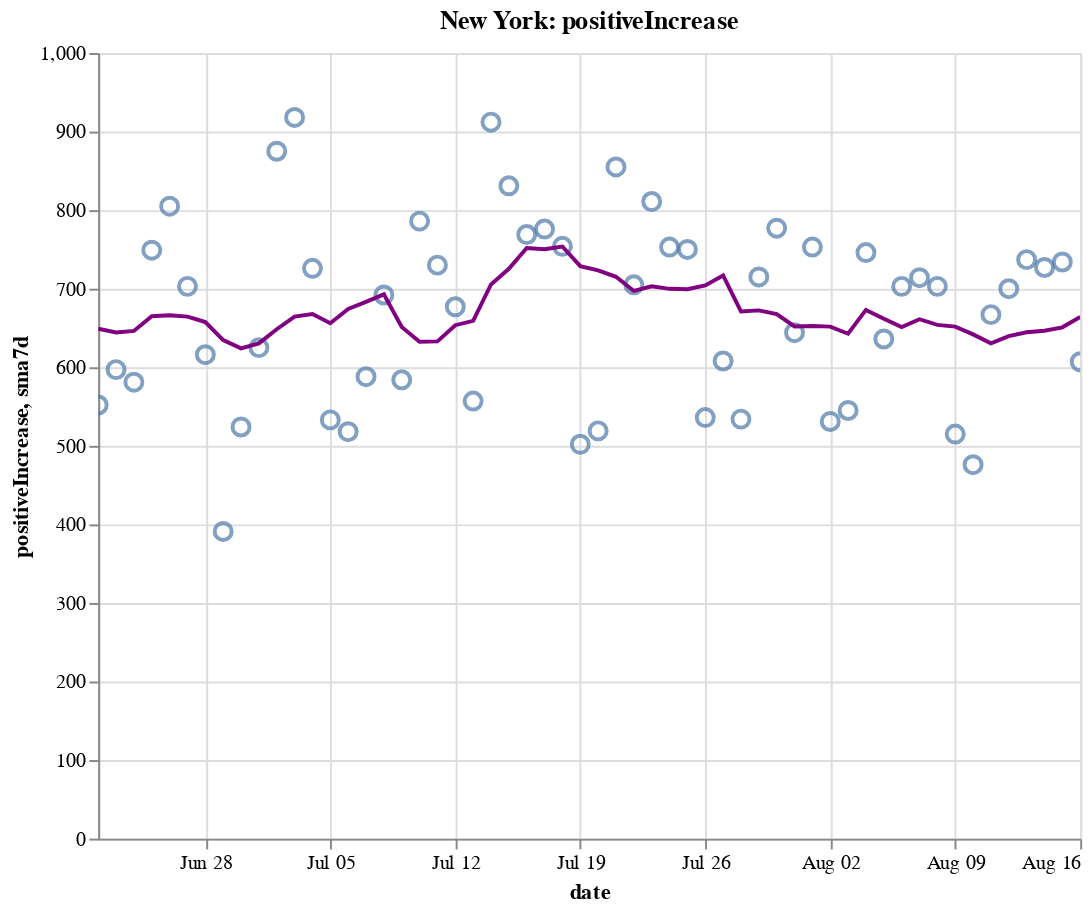

Write notebook code for a chart like this one.
### Code cell
create_plot(ny, 'positiveIncrease')

### Figure 1 — Vega-Lite specification as saved in the notebook (floating-point values rounded to 4 significant figures)
{"config": {"view": {"continuousWidth": 400, "continuousHeight": 300}}, "layer": [{"layer": [{"mark": {"type": "point", "size": 75}, "encoding": {"tooltip": [{"type": "temporal", "field": "date"}, {"type": "quantitative", "field": "positiveIncrease"}, {"type": "quantitative", "field": "sma7d"}], "x": {"type": "temporal", "field": "date"}, "y": {"type": "quantitative", "field": "positiveIncrease"}}, "selection": {"selector008": {"type": "interval", "bind": "scales", "encodings": ["x", "y"]}}}, {"mark": {"type": "line", "color": "purple"}, "encoding": {"x": {"type": "temporal", "field": "date"}, "y": {"type": "quantitative", "field": "sma7d"}}}]}, {"mark": {"type": "rule", "color": "#aaa"}, "encoding": {"x": {"type": "temporal", "field": "date"}}, "transform": [{"filter": {"selection": "selector007"}}]}, {"mark": "circle", "encoding": {"opacity": {"condition": {"value": 1, "selection": "selector007"}, "value": 0}, "tooltip": [{"type": "temporal", "field": "date"}, {"type": "quantitative", "field": "positiveIncrease"}, {"type": "quantitative", "field": "sma7d"}], "x": {"type": "temporal", "field": "date"}, "y": {"type": "quantitative", "field": "positiveIncrease"}}, "selection": {"selector007": {"type": "single", "encodings": ["x"], "on": "mouseover", "nearest": true, "empty": "none"}}}, {"mark": {"type": "text", "align": "left", "dx": 5, "dy": -5, "stroke": "white", "strokeWidth": 2}, "encoding": {"text": {"type": "quantitative", "field": "positiveIncrease"}, "tooltip": [{"type": "temporal", "field": "date"}, {"type": "quantitative", "field": "positiveIncrease"}, {"type": "quantitative", "field": "sma7d"}], "x": {"type": "temporal", "field": "date"}, "y": {"type": "quantitative", "field": "positiveIncrease"}}, "transform": [{"filter": {"selection": "selector007"}}]}, {"mark": {"type": "text", "align": "left", "dx": 5, "dy": -5}, "encoding": {"text": {"type": "quantitative", "field": "positiveIncrease"}, "tooltip": [{"type": "temporal", "field": "date"}, {"type": "quantitative", "field": "positiveIncrease"}, {"type": "quantitative", "field": "sma7d"}], "x": {"type": "temporal", "field": "date"}, "y": {"type": "quantitative", "field": "positiveIncrease"}}, "transform": [{"filter": {"selection": "selector007"}}]}], "data": {"name": "data-9112b83a24580aeaac4d92495ced2a75"}, "height": 400, "title": "New York: positiveIncrease", "width": 500, "$schema": "https://vega.github.io/schema/vega-lite/v4.8.1.json", "datasets": {"data-9112b83a24580aeaac4d92495ced2a75": [{"date": "2020-06-22T00:00:00", "totalTestResultsIncrease": 56780.0, "positiveIncrease": 552.0, "death": 24740.0, "deathIncrease": 14.0, "positiveRate": 0.01, "state": "New York", "sma7d": 649.1}, {"date": "2020-06-23T00:00:00", "totalTestResultsIncrease": 48710.0, "positiveIncrease": 597.0, "death": 24770.0, "deathIncrease": 27.0, "positiveRate": 0.012, "state": "New York", "sma7d": 644.3}, {"date": "2020-06-24T00:00:00", "totalTestResultsIncrease": 51140.0, "positiveIncrease": 581.0, "death": 24780.0, "deathIncrease": 16.0, "positiveRate": 0.011, "state": "New York", "sma7d": 646.3}, {"date": "2020-06-25T00:00:00", "totalTestResultsIncrease": 67640.0, "positiveIncrease": 749.0, "death": 24800.0, "deathIncrease": 18.0, "positiveRate": 0.011, "state": "New York", "sma7d": 665.0}, {"date": "2020-06-26T00:00:00", "totalTestResultsIncrease": 61720.0, "positiveIncrease": 805.0, "death": 24810.0, "deathIncrease": 14.0, "positiveRate": 0.013, "state": "New York", "sma7d": 666.3}, {"date": "2020-06-27T00:00:00", "totalTestResultsIncrease": 73260.0, "positiveIncrease": 703.0, "death": 24830.0, "deathIncrease": 16.0, "positiveRate": 0.01, "state": "New York", "sma7d": 664.4}, {"date": "2020-06-28T00:00:00", "totalTestResultsIncrease": 61910.0, "positiveIncrease": 616.0, "death": 24840.0, "deathIncrease": 5.0, "positiveRate": 0.01, "state": "New York", "sma7d": 657.6}, {"date": "2020-06-29T00:00:00", "totalTestResultsIncrease": 46430.0, "positiveIncrease": 391.0, "death": 24840.0, "deathIncrease": 7.0, "positiveRate": 0.008, "state": "New York", "sma7d": 634.6}, {"date": "2020-06-30T00:00:00", "totalTestResultsIncrease": 52020.0, "positiveIncrease": 524.0, "death": 24860.0, "deathIncrease": 13.0, "positiveRate": 0.01, "state": "New York", "sma7d": 624.1}, {"date": "2020-07-01T00:00:00", "totalTestResultsIncrease": 56710.0, "positiveIncrease": 625.0, "death": 24870.0, "deathIncrease": 11.0, "positiveRate": 0.011, "state": "New York", "sma7d": 630.4}, {"date": "2020-07-02T00:00:00", "totalTestResultsIncrease": 69940.0, "positiveIncrease": 875.0, "death": 24880.0, "deathIncrease": 11.0, "positiveRate": 0.013, "state": "New York", "sma7d": 648.4}, {"date": "2020-07-03T00:00:00", "totalTestResultsIncrease": 66390.0, "positiveIncrease": 918.0, "death": 24880.0, "deathIncrease": 8.0, "positiveRate": 0.014, "state": "New York", "sma7d": 664.6}, {"date": "2020-07-04T00:00:00", "totalTestResultsIncrease": 62400.0, "positiveIncrease": 726.0, "death": 24900.0, "deathIncrease": 11.0, "positiveRate": 0.012, "state": "New York", "sma7d": 667.9}, {"date": "2020-07-05T00:00:00", "totalTestResultsIncrease": 63420.0, "positiveIncrease": 533.0, "death": 24900.0, "deathIncrease": 8.0, "positiveRate": 0.008, "state": "New York", "sma7d": 656.0}, {"date": "2020-07-06T00:00:00", "totalTestResultsIncrease": 54330.0, "positiveIncrease": 518.0, "death": 24910.0, "deathIncrease": 9.0, "positiveRate": 0.01, "state": "New York", "sma7d": 674.1}, {"date": "2020-07-07T00:00:00", "totalTestResultsIncrease": 56740.0, "positiveIncrease": 588.0, "death": 24920.0, "deathIncrease": 11.0, "positiveRate": 0.01, "state": "New York", "sma7d": 683.3}, {"date": "2020-07-08T00:00:00", "totalTestResultsIncrease": 57580.0, "positiveIncrease": 692.0, "death": 24940.0, "deathIncrease": 20.0, "positiveRate": 0.012, "state": "New York", "sma7d": 692.9}, {"date": "2020-07-09T00:00:00", "totalTestResultsIncrease": 65560.0, "positiveIncrease": 584.0, "death": 24960.0, "deathIncrease": 15.0, "positiveRate": 0.009, "state": "New York", "sma7d": 651.3}, {"date": "2020-07-10T00:00:00", "totalTestResultsIncrease": 73560.0, "positiveIncrease": 786.0, "death": 24970.0, "deathIncrease": 9.0, "positiveRate": 0.011, "state": "New York", "sma7d": 632.4}, {"date": "2020-07-11T00:00:00", "totalTestResultsIncrease": 69200.0, "positiveIncrease": 730.0, "death": 24970.0, "deathIncrease": 6.0, "positiveRate": 0.011, "state": "New York", "sma7d": 633.0}, {"date": "2020-07-12T00:00:00", "totalTestResultsIncrease": 62420.0, "positiveIncrease": 677.0, "death": 24980.0, "deathIncrease": 5.0, "positiveRate": 0.011, "state": "New York", "sma7d": 653.6}, {"date": "2020-07-13T00:00:00", "totalTestResultsIncrease": 51690.0, "positiveIncrease": 557.0, "death": 24990.0, "deathIncrease": 10.0, "positiveRate": 0.011, "state": "New York", "sma7d": 659.1}, {"date": "2020-07-14T00:00:00", "totalTestResultsIncrease": 60040.0, "positiveIncrease": 912.0, "death": 24990.0, "deathIncrease": 5.0, "positiveRate": 0.015, "state": "New York", "sma7d": 705.4}, {"date": "2020-07-15T00:00:00", "totalTestResultsIncrease": 63600.0, "positiveIncrease": 831.0, "death": 25000.0, "deathIncrease": 9.0, "positiveRate": 0.013, "state": "New York", "sma7d": 725.3}, {"date": "2020-07-16T00:00:00", "totalTestResultsIncrease": 72680.0, "positiveIncrease": 769.0, "death": 25010.0, "deathIncrease": 11.0, "positiveRate": 0.011, "state": "New York", "sma7d": 751.7}, {"date": "2020-07-17T00:00:00", "totalTestResultsIncrease": 78240.0, "positiveIncrease": 776.0, "death": 25020.0, "deathIncrease": 10.0, "positiveRate": 0.01, "state": "New York", "sma7d": 750.3}, {"date": "2020-07-18T00:00:00", "totalTestResultsIncrease": 69820.0, "positiveIncrease": 754.0, "death": 25040.0, "deathIncrease": 11.0, "positiveRate": 0.011, "state": "New York", "sma7d": 753.7}, {"date": "2020-07-19T00:00:00", "totalTestResultsIncrease": 46200.0, "positiveIncrease": 502.0, "death": 25050.0, "deathIncrease": 13.0, "positiveRate": 0.011, "state": "New York", "sma7d": 728.7}, {"date": "2020-07-20T00:00:00", "totalTestResultsIncrease": 49340.0, "positiveIncrease": 519.0, "death": 25060.0, "deathIncrease": 8.0, "positiveRate": 0.011, "state": "New York", "sma7d": 723.3}, {"date": "2020-07-21T00:00:00", "totalTestResultsIncrease": 66170.0, "positiveIncrease": 855.0, "death": 25060.0, "deathIncrease": 2.0, "positiveRate": 0.013, "state": "New York", "sma7d": 715.1}, {"date": "2020-07-22T00:00:00", "totalTestResultsIncrease": 67660.0, "positiveIncrease": 705.0, "death": 25070.0, "deathIncrease": 10.0, "positiveRate": 0.01, "state": "New York", "sma7d": 697.1}, {"date": "2020-07-23T00:00:00", "totalTestResultsIncrease": 69700.0, "positiveIncrease": 811.0, "death": 25080.0, "deathIncrease": 13.0, "positiveRate": 0.012, "state": "New York", "sma7d": 703.1}, {"date": "2020-07-24T00:00:00", "totalTestResultsIncrease": 76510.0, "positiveIncrease": 753.0, "death": 25090.0, "deathIncrease": 9.0, "positiveRate": 0.01, "state": "New York", "sma7d": 699.9}, {"date": "2020-07-25T00:00:00", "totalTestResultsIncrease": 71470.0, "positiveIncrease": 750.0, "death": 25100.0, "deathIncrease": 13.0, "positiveRate": 0.01, "state": "New York", "sma7d": 699.3}, {"date": "2020-07-26T00:00:00", "totalTestResultsIncrease": 53570.0, "positiveIncrease": 536.0, "death": 25110.0, "deathIncrease": 3.0, "positiveRate": 0.01, "state": "New York", "sma7d": 704.1}, {"date": "2020-07-27T00:00:00", "totalTestResultsIncrease": 57270.0, "positiveIncrease": 608.0, "death": 25120.0, "deathIncrease": 11.0, "positiveRate": 0.011, "state": "New York", "sma7d": 716.9}, {"date": "2020-07-28T00:00:00", "totalTestResultsIncrease": 57400.0, "positiveIncrease": 534.0, "death": 25130.0, "deathIncrease": 9.0, "positiveRate": 0.009, "state": "New York", "sma7d": 671.0}, {"date": "2020-07-29T00:00:00", "totalTestResultsIncrease": 62280.0, "positiveIncrease": 715.0, "death": 25130.0, "deathIncrease": 6.0, "positiveRate": 0.011, "state": "New York", "sma7d": 672.4}, {"date": "2020-07-30T00:00:00", "totalTestResultsIncrease": 73550.0, "positiveIncrease": 777.0, "death": 25140.0, "deathIncrease": 13.0, "positiveRate": 0.011, "state": "New York", "sma7d": 667.6}, {"date": "2020-07-31T00:00:00", "totalTestResultsIncrease": 68870.0, "positiveIncrease": 644.0, "death": 25150.0, "deathIncrease": 5.0, "positiveRate": 0.009, "state": "New York", "sma7d": 652.0}, {"date": "2020-08-01T00:00:00", "totalTestResultsIncrease": 82740.0, "positiveIncrease": 753.0, "death": 25160.0, "deathIncrease": 14.0, "positiveRate": 0.009, "state": "New York", "sma7d": 652.4}, {"date": "2020-08-02T00:00:00", "totalTestResultsIncrease": 58960.0, "positiveIncrease": 531.0, "death": 25170.0, "deathIncrease": 6.0, "positiveRate": 0.009, "state": "New York", "sma7d": 651.7}, {"date": "2020-08-03T00:00:00", "totalTestResultsIncrease": 51840.0, "positiveIncrease": 545.0, "death": 25170.0, "deathIncrease": 2.0, "positiveRate": 0.011, "state": "New York", "sma7d": 642.7}, {"date": "2020-08-04T00:00:00", "totalTestResultsIncrease": 70990.0, "positiveIncrease": 746.0, "death": 25180.0, "deathIncrease": 3.0, "positiveRate": 0.011, "state": "New York", "sma7d": 673.0}, {"date": "2020-08-05T00:00:00", "totalTestResultsIncrease": 72670.0, "positiveIncrease": 636.0, "death": 25180.0, "deathIncrease": 4.0, "positiveRate": 0.009, "state": "New York", "sma7d": 661.7}, {"date": "2020-08-06T00:00:00", "totalTestResultsIncrease": 72370.0, "positiveIncrease": 703.0, "death": 25180.0, "deathIncrease": 6.0, "positiveRate": 0.01, "state": "New York", "sma7d": 651.1}, {"date": "2020-08-07T00:00:00", "totalTestResultsIncrease": 70170.0, "positiveIncrease": 714.0, "death": 25190.0, "deathIncrease": 5.0, "positiveRate": 0.01, "state": "New York", "sma7d": 661.1}, {"date": "2020-08-08T00:00:00", "totalTestResultsIncrease": 74860.0, "positiveIncrease": 703.0, "death": 25200.0, "deathIncrease": 5.0, "positiveRate": 0.009, "state": "New York", "sma7d": 654.0}, {"date": "2020-08-09T00:00:00", "totalTestResultsIncrease": 65810.0, "positiveIncrease": 515.0, "death": 25200.0, "deathIncrease": 7.0, "positiveRate": 0.008, "state": "New York", "sma7d": 651.7}, {"date": "2020-08-10T00:00:00", "totalTestResultsIncrease": 54000.0, "positiveIncrease": 476.0, "death": 25200.0, "deathIncrease": 2.0, "positiveRate": 0.009, "state": "New York", "sma7d": 641.9}, {"date": "2020-08-11T00:00:00", "totalTestResultsIncrease": 77060.0, "positiveIncrease": 667.0, "death": 25210.0, "deathIncrease": 7.0, "positiveRate": 0.009, "state": "New York", "sma7d": 630.6}, {"date": "2020-08-12T00:00:00", "totalTestResultsIncrease": 87780.0, "positiveIncrease": 700.0, "death": 25220.0, "deathIncrease": 7.0, "positiveRate": 0.008, "state": "New York", "sma7d": 639.7}, {"date": "2020-08-13T00:00:00", "totalTestResultsIncrease": 87900.0, "positiveIncrease": 737.0, "death": 25230.0, "deathIncrease": 10.0, "positiveRate": 0.008, "state": "New York", "sma7d": 644.6}, {"date": "2020-08-14T00:00:00", "totalTestResultsIncrease": 85460.0, "positiveIncrease": 727.0, "death": 25230.0, "deathIncrease": 4.0, "positiveRate": 0.009, "state": "New York", "sma7d": 646.4}, {"date": "2020-08-15T00:00:00", "totalTestResultsIncrease": 88670.0, "positiveIncrease": 734.0, "death": 25240.0, "deathIncrease": 12.0, "positiveRate": 0.008, "state": "New York", "sma7d": 650.9}, {"date": "2020-08-16T00:00:00", "totalTestResultsIncrease": 77690.0, "positiveIncrease": 607.0, "death": 25250.0, "deathIncrease": 6.0, "positiveRate": 0.008, "state": "New York", "sma7d": 664.0}]}}
